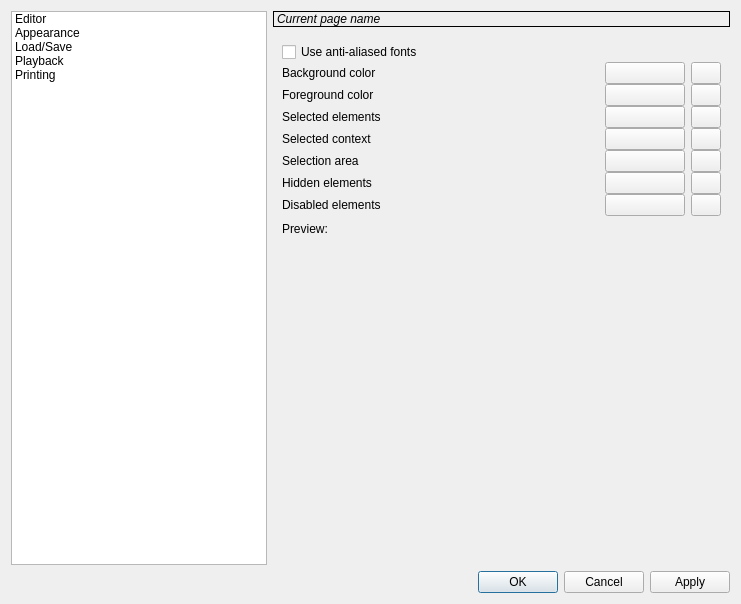
<ui version="4.0" >
 <class>uiSettingsDialog</class>
 <widget class="QDialog" name="uiSettingsDialog" >
  <property name="geometry" >
   <rect>
    <x>0</x>
    <y>0</y>
    <width>741</width>
    <height>604</height>
   </rect>
  </property>
  <property name="windowTitle" >
   <string>Settings</string>
  </property>
  <layout class="QVBoxLayout" name="verticalLayout" >
   <item>
    <layout class="QHBoxLayout" >
     <property name="spacing" >
      <number>6</number>
     </property>
     <property name="margin" >
      <number>0</number>
     </property>
     <item>
      <widget class="QListWidget" name="uiSettingsList" >
       <property name="sizePolicy" >
        <sizepolicy vsizetype="Expanding" hsizetype="Minimum" >
         <horstretch>0</horstretch>
         <verstretch>0</verstretch>
        </sizepolicy>
       </property>
       <property name="iconSize" >
        <size>
         <width>50</width>
         <height>50</height>
        </size>
       </property>
       <property name="flow" >
        <enum>QListView::TopToBottom</enum>
       </property>
       <property name="isWrapping" stdset="0" >
        <bool>false</bool>
       </property>
       <property name="spacing" >
        <number>0</number>
       </property>
       <property name="viewMode" >
        <enum>QListView::ListMode</enum>
       </property>
       <property name="uniformItemSizes" >
        <bool>false</bool>
       </property>
       <property name="wordWrap" >
        <bool>true</bool>
       </property>
       <item>
        <property name="text" >
         <string>Editor</string>
        </property>
        <property name="icon" >
         <iconset>
          <normaloff>images:settings/editorsettings.svg</normaloff>images:settings/editorsettings.svg</iconset>
        </property>
       </item>
       <item>
        <property name="text" >
         <string>Appearance</string>
        </property>
        <property name="icon" >
         <iconset>
          <normaloff>images:settings/colorsettings.svg</normaloff>images:settings/colorsettings.svg</iconset>
        </property>
       </item>
       <item>
        <property name="text" >
         <string>Load/Save</string>
        </property>
        <property name="icon" >
         <iconset>
          <normaloff>images:settings/floppy.svg</normaloff>images:settings/floppy.svg</iconset>
        </property>
       </item>
       <item>
        <property name="text" >
         <string>Playback</string>
        </property>
        <property name="icon" >
         <iconset>
          <normaloff>images:settings/midisetup.svg</normaloff>images:settings/midisetup.svg</iconset>
        </property>
       </item>
       <item>
        <property name="text" >
         <string>Printing</string>
        </property>
        <property name="icon" >
         <iconset>
          <normaloff>images:settings/printingsettings.svg</normaloff>images:settings/printingsettings.svg</iconset>
        </property>
       </item>
      </widget>
     </item>
     <item>
      <layout class="QVBoxLayout" >
       <property name="spacing" >
        <number>6</number>
       </property>
       <property name="margin" >
        <number>0</number>
       </property>
       <item>
        <widget class="QLabel" name="uiPageNameLabel" >
         <property name="font" >
          <font>
           <weight>50</weight>
           <italic>true</italic>
           <bold>false</bold>
          </font>
         </property>
         <property name="frameShape" >
          <enum>QFrame::Box</enum>
         </property>
         <property name="frameShadow" >
          <enum>QFrame::Plain</enum>
         </property>
         <property name="text" >
          <string>Current page name</string>
         </property>
        </widget>
       </item>
       <item>
        <widget class="QStackedWidget" name="uiStackedWidget" >
         <property name="frameShape" >
          <enum>QFrame::NoFrame</enum>
         </property>
         <property name="frameShadow" >
          <enum>QFrame::Plain</enum>
         </property>
         <property name="currentIndex" >
          <number>1</number>
         </property>
         <widget class="QWidget" name="editorSettings" >
          <layout class="QVBoxLayout" name="verticalLayout_2" >
           <item>
            <widget class="QCheckBox" name="uiFinaleLyricsCheckBox" >
             <property name="toolTip" >
              <string>When making hyphen, immediately jump to the next syllable without hitting space bar key.</string>
             </property>
             <property name="text" >
              <string>Use Finale/Sibelius lyrics behaviour</string>
             </property>
            </widget>
           </item>
           <item>
            <widget class="QCheckBox" name="uiShadowNotesInOtherStaffs" >
             <property name="toolTip" >
              <string>When inserting notes, show the helper notes in all staffs, not only in the active one.</string>
             </property>
             <property name="text" >
              <string>Show helper notes in other staffs</string>
             </property>
            </widget>
           </item>
           <item>
            <widget class="QCheckBox" name="uiPlayInsertedNotes" >
             <property name="toolTip" >
              <string>When inserting notes or changing existing notes pitch, play the new notes.</string>
             </property>
             <property name="text" >
              <string>Play inserted notes</string>
             </property>
            </widget>
           </item>
           <item>
            <widget class="QCheckBox" name="uiAutoBar" >
             <property name="toolTip" >
              <string>When inserting notes and rests, place a barline automatically, if the last bar is full.</string>
             </property>
             <property name="text" >
              <string>Automatic bar placement</string>
             </property>
            </widget>
           </item>
           <item>
            <spacer name="verticalSpacer" >
             <property name="orientation" >
              <enum>Qt::Vertical</enum>
             </property>
             <property name="sizeHint" stdset="0" >
              <size>
               <width>20</width>
               <height>40</height>
              </size>
             </property>
            </spacer>
           </item>
          </layout>
         </widget>
         <widget class="QWidget" name="appearanceSettings" >
          <layout class="QVBoxLayout" name="verticalLayout_3" >
           <item>
            <layout class="QVBoxLayout" >
             <property name="spacing" >
              <number>0</number>
             </property>
             <property name="margin" >
              <number>0</number>
             </property>
             <item>
              <widget class="QCheckBox" name="uiAntiAliasing" >
               <property name="toolTip" >
                <string>Use anti-aliased fonts for drawing the score. Looks nicer, but slower.</string>
               </property>
               <property name="text" >
                <string>Use anti-aliased fonts</string>
               </property>
              </widget>
             </item>
             <item>
              <layout class="QHBoxLayout" >
               <property name="spacing" >
                <number>6</number>
               </property>
               <property name="margin" >
                <number>0</number>
               </property>
               <item>
                <widget class="QLabel" name="uiBackgroundLabel" >
                 <property name="toolTip" >
                  <string>Color which the background is filled.</string>
                 </property>
                 <property name="text" >
                  <string>Background color</string>
                 </property>
                </widget>
               </item>
               <item>
                <widget class="QPushButton" name="uiBackgroundColor" >
                 <property name="maximumSize" >
                  <size>
                   <width>80</width>
                   <height>16777215</height>
                  </size>
                 </property>
                 <property name="text" >
                  <string/>
                 </property>
                </widget>
               </item>
               <item>
                <widget class="QPushButton" name="uiBackgroundRevert" >
                 <property name="maximumSize" >
                  <size>
                   <width>30</width>
                   <height>16777215</height>
                  </size>
                 </property>
                 <property name="icon" >
                  <iconset>
                   <normaloff>images:settings/revert.svg</normaloff>images:settings/revert.svg</iconset>
                 </property>
                </widget>
               </item>
              </layout>
             </item>
             <item>
              <layout class="QHBoxLayout" >
               <property name="spacing" >
                <number>6</number>
               </property>
               <property name="margin" >
                <number>0</number>
               </property>
               <item>
                <widget class="QLabel" name="uiForegroundLabel" >
                 <property name="toolTip" >
                  <string>Color which the music elements are painted.</string>
                 </property>
                 <property name="text" >
                  <string>Foreground color</string>
                 </property>
                </widget>
               </item>
               <item>
                <widget class="QPushButton" name="uiForegroundColor" >
                 <property name="maximumSize" >
                  <size>
                   <width>80</width>
                   <height>16777215</height>
                  </size>
                 </property>
                 <property name="text" >
                  <string/>
                 </property>
                </widget>
               </item>
               <item>
                <widget class="QPushButton" name="uiForegroundRevert" >
                 <property name="maximumSize" >
                  <size>
                   <width>30</width>
                   <height>16777215</height>
                  </size>
                 </property>
                 <property name="icon" >
                  <iconset>
                   <normaloff>images:settings/revert.svg</normaloff>images:settings/revert.svg</iconset>
                 </property>
                </widget>
               </item>
              </layout>
             </item>
             <item>
              <layout class="QHBoxLayout" >
               <property name="spacing" >
                <number>6</number>
               </property>
               <property name="margin" >
                <number>0</number>
               </property>
               <item>
                <widget class="QLabel" name="uiSelectionLabel" >
                 <property name="toolTip" >
                  <string>Color which the selected music elements are painted.</string>
                 </property>
                 <property name="text" >
                  <string>Selected elements</string>
                 </property>
                </widget>
               </item>
               <item>
                <widget class="QPushButton" name="uiSelectionColor" >
                 <property name="maximumSize" >
                  <size>
                   <width>80</width>
                   <height>16777215</height>
                  </size>
                 </property>
                 <property name="text" >
                  <string/>
                 </property>
                </widget>
               </item>
               <item>
                <widget class="QPushButton" name="uiSelectionRevert" >
                 <property name="maximumSize" >
                  <size>
                   <width>30</width>
                   <height>16777215</height>
                  </size>
                 </property>
                 <property name="icon" >
                  <iconset>
                   <normaloff>images:settings/revert.svg</normaloff>images:settings/revert.svg</iconset>
                 </property>
                </widget>
               </item>
              </layout>
             </item>
             <item>
              <layout class="QHBoxLayout" >
               <property name="spacing" >
                <number>6</number>
               </property>
               <property name="margin" >
                <number>0</number>
               </property>
               <item>
                <widget class="QLabel" name="uiSelectedContextLabel" >
                 <property name="toolTip" >
                  <string>Color which the current context is painted.</string>
                 </property>
                 <property name="text" >
                  <string>Selected context</string>
                 </property>
                </widget>
               </item>
               <item>
                <widget class="QPushButton" name="uiSelectedContextColor" >
                 <property name="maximumSize" >
                  <size>
                   <width>80</width>
                   <height>16777215</height>
                  </size>
                 </property>
                 <property name="text" >
                  <string/>
                 </property>
                </widget>
               </item>
               <item>
                <widget class="QPushButton" name="uiSelectedContextRevert" >
                 <property name="maximumSize" >
                  <size>
                   <width>30</width>
                   <height>16777215</height>
                  </size>
                 </property>
                 <property name="icon" >
                  <iconset>
                   <normaloff>images:settings/revert.svg</normaloff>images:settings/revert.svg</iconset>
                 </property>
                </widget>
               </item>
              </layout>
             </item>
             <item>
              <layout class="QHBoxLayout" >
               <property name="spacing" >
                <number>6</number>
               </property>
               <property name="margin" >
                <number>0</number>
               </property>
               <item>
                <widget class="QLabel" name="uiSelectionAreaLabel" >
                 <property name="toolTip" >
                  <string>Color which the selection area background is filled.</string>
                 </property>
                 <property name="text" >
                  <string>Selection area</string>
                 </property>
                </widget>
               </item>
               <item>
                <widget class="QPushButton" name="uiSelectionAreaColor" >
                 <property name="maximumSize" >
                  <size>
                   <width>80</width>
                   <height>16777215</height>
                  </size>
                 </property>
                 <property name="text" >
                  <string/>
                 </property>
                </widget>
               </item>
               <item>
                <widget class="QPushButton" name="uiSelectionAreaRevert" >
                 <property name="maximumSize" >
                  <size>
                   <width>30</width>
                   <height>16777215</height>
                  </size>
                 </property>
                 <property name="icon" >
                  <iconset>
                   <normaloff>images:settings/revert.svg</normaloff>images:settings/revert.svg</iconset>
                 </property>
                </widget>
               </item>
              </layout>
             </item>
             <item>
              <layout class="QHBoxLayout" >
               <property name="spacing" >
                <number>6</number>
               </property>
               <property name="margin" >
                <number>0</number>
               </property>
               <item>
                <widget class="QLabel" name="uiHiddenElementsLabel" >
                 <property name="toolTip" >
                  <string>Color which the invisible elements are painted in current-voice-only mode.</string>
                 </property>
                 <property name="text" >
                  <string>Hidden elements</string>
                 </property>
                </widget>
               </item>
               <item>
                <widget class="QPushButton" name="uiHiddenElementsColor" >
                 <property name="maximumSize" >
                  <size>
                   <width>80</width>
                   <height>16777215</height>
                  </size>
                 </property>
                 <property name="text" >
                  <string/>
                 </property>
                </widget>
               </item>
               <item>
                <widget class="QPushButton" name="uiHiddenElementsRevert" >
                 <property name="maximumSize" >
                  <size>
                   <width>30</width>
                   <height>16777215</height>
                  </size>
                 </property>
                 <property name="icon" >
                  <iconset>
                   <normaloff>images:settings/revert.svg</normaloff>images:settings/revert.svg</iconset>
                 </property>
                </widget>
               </item>
              </layout>
             </item>
             <item>
              <layout class="QHBoxLayout" >
               <property name="spacing" >
                <number>6</number>
               </property>
               <property name="margin" >
                <number>0</number>
               </property>
               <item>
                <widget class="QLabel" name="uiDisabledElements" >
                 <property name="toolTip" >
                  <string>Color which the elements in non-selected voice are painted.</string>
                 </property>
                 <property name="text" >
                  <string>Disabled elements</string>
                 </property>
                </widget>
               </item>
               <item>
                <widget class="QPushButton" name="uiDisabledElementsColor" >
                 <property name="maximumSize" >
                  <size>
                   <width>80</width>
                   <height>16777215</height>
                  </size>
                 </property>
                 <property name="text" >
                  <string/>
                 </property>
                </widget>
               </item>
               <item>
                <widget class="QPushButton" name="uiDisabledElementsRevert" >
                 <property name="maximumSize" >
                  <size>
                   <width>30</width>
                   <height>16777215</height>
                  </size>
                 </property>
                 <property name="icon" >
                  <iconset>
                   <normaloff>images:settings/revert.svg</normaloff>images:settings/revert.svg</iconset>
                 </property>
                </widget>
               </item>
              </layout>
             </item>
            </layout>
           </item>
           <item>
            <widget class="QLabel" name="uiPreviewLabel" >
             <property name="sizePolicy" >
              <sizepolicy vsizetype="Maximum" hsizetype="Preferred" >
               <horstretch>0</horstretch>
               <verstretch>0</verstretch>
              </sizepolicy>
             </property>
             <property name="text" >
              <string>Preview:</string>
             </property>
            </widget>
           </item>
           <item>
            <widget class="CAScoreViewPort" native="1" name="uiPreviewScoreViewPort" />
           </item>
          </layout>
         </widget>
         <widget class="QWidget" name="loadSaveSettings" >
          <layout class="QVBoxLayout" name="verticalLayout_4" >
           <item>
            <layout class="QVBoxLayout" >
             <property name="spacing" >
              <number>0</number>
             </property>
             <property name="margin" >
              <number>0</number>
             </property>
             <item>
              <widget class="QLabel" name="uiDocumentsDirectoryLabel" >
               <property name="text" >
                <string>Default documents location:</string>
               </property>
              </widget>
             </item>
             <item>
              <layout class="QHBoxLayout" >
               <property name="spacing" >
                <number>6</number>
               </property>
               <property name="margin" >
                <number>0</number>
               </property>
               <item>
                <widget class="QLineEdit" name="uiDocumentsDirectory" />
               </item>
               <item>
                <widget class="QPushButton" name="uiDocumentsDirectoryBrowse" >
                 <property name="maximumSize" >
                  <size>
                   <width>30</width>
                   <height>16777215</height>
                  </size>
                 </property>
                 <property name="text" >
                  <string>...</string>
                 </property>
                </widget>
               </item>
               <item>
                <widget class="QPushButton" name="uiDocumentsDirectoryRevert" >
                 <property name="maximumSize" >
                  <size>
                   <width>30</width>
                   <height>16777215</height>
                  </size>
                 </property>
                 <property name="icon" >
                  <iconset>
                   <normaloff>images:settings/revert.svg</normaloff>images:settings/revert.svg</iconset>
                 </property>
                </widget>
               </item>
              </layout>
             </item>
            </layout>
           </item>
           <item>
            <layout class="QVBoxLayout" >
             <property name="spacing" >
              <number>0</number>
             </property>
             <property name="margin" >
              <number>0</number>
             </property>
             <item>
              <widget class="QLabel" name="uiDefaultSaveLabel" >
               <property name="text" >
                <string>Default file format for saving:</string>
               </property>
              </widget>
             </item>
             <item>
              <widget class="QComboBox" name="uiDefaultSaveComboBox" >
               <property name="sizePolicy" >
                <sizepolicy vsizetype="Preferred" hsizetype="Preferred" >
                 <horstretch>0</horstretch>
                 <verstretch>0</verstretch>
                </sizepolicy>
               </property>
              </widget>
             </item>
            </layout>
           </item>
           <item>
            <layout class="QHBoxLayout" >
             <property name="spacing" >
              <number>6</number>
             </property>
             <property name="margin" >
              <number>0</number>
             </property>
             <item>
              <widget class="QLabel" name="uiAutoRecoveryLabel" >
               <property name="sizePolicy" >
                <sizepolicy vsizetype="Preferred" hsizetype="Maximum" >
                 <horstretch>0</horstretch>
                 <verstretch>0</verstretch>
                </sizepolicy>
               </property>
               <property name="text" >
                <string comment="Auto save every %n minutes." >Recovery saving interval in minutes:</string>
               </property>
              </widget>
             </item>
             <item>
              <widget class="QSpinBox" name="uiAutoRecoverySpinBox" >
               <property name="maximumSize" >
                <size>
                 <width>70</width>
                 <height>16777215</height>
                </size>
               </property>
               <property name="toolTip" >
                <string>Automatically make recovery documents every specified number of ellapsed minutes. 0 to disable recovery saving.</string>
               </property>
              </widget>
             </item>
             <item>
              <spacer>
               <property name="orientation" >
                <enum>Qt::Horizontal</enum>
               </property>
               <property name="sizeHint" stdset="0" >
                <size>
                 <width>40</width>
                 <height>20</height>
                </size>
               </property>
              </spacer>
             </item>
            </layout>
           </item>
           <item>
            <spacer name="verticalSpacer_2" >
             <property name="orientation" >
              <enum>Qt::Vertical</enum>
             </property>
             <property name="sizeHint" stdset="0" >
              <size>
               <width>20</width>
               <height>40</height>
              </size>
             </property>
            </spacer>
           </item>
          </layout>
         </widget>
         <widget class="QWidget" name="midiSettings" >
          <layout class="QHBoxLayout" name="horizontalLayout" >
           <item>
            <layout class="QVBoxLayout" >
             <property name="spacing" >
              <number>6</number>
             </property>
             <property name="margin" >
              <number>0</number>
             </property>
             <item>
              <widget class="QLabel" name="uiMidiInLabel" >
               <property name="text" >
                <string>MIDI IN devices:</string>
               </property>
              </widget>
             </item>
             <item>
              <widget class="QListWidget" name="uiMidiInList" />
             </item>
            </layout>
           </item>
           <item>
            <widget class="Line" name="line" >
             <property name="orientation" >
              <enum>Qt::Vertical</enum>
             </property>
            </widget>
           </item>
           <item>
            <layout class="QVBoxLayout" >
             <property name="spacing" >
              <number>6</number>
             </property>
             <property name="margin" >
              <number>0</number>
             </property>
             <item>
              <widget class="QLabel" name="uiMidiOutLabel" >
               <property name="text" >
                <string>MIDI OUT devices:</string>
               </property>
              </widget>
             </item>
             <item>
              <widget class="QListWidget" name="uiMidiOutList" />
             </item>
            </layout>
           </item>
          </layout>
         </widget>
         <widget class="QWidget" name="printingSettings" >
          <layout class="QVBoxLayout" name="verticalLayout_7" >
           <item>
            <layout class="QHBoxLayout" name="horizontalLayout_2" >
             <item>
              <widget class="QLabel" name="uiTypesetterLabel" >
               <property name="sizePolicy" >
                <sizepolicy vsizetype="Preferred" hsizetype="Maximum" >
                 <horstretch>0</horstretch>
                 <verstretch>0</verstretch>
                </sizepolicy>
               </property>
               <property name="text" >
                <string>Default typesetter:</string>
               </property>
              </widget>
             </item>
             <item>
              <widget class="QComboBox" name="uiTypesetter" >
               <item>
                <property name="text" >
                 <string>LilyPond</string>
                </property>
                <property name="icon" >
                 <iconset>
                  <normaloff>images:general/lilypond.svg</normaloff>images:general/lilypond.svg</iconset>
                </property>
               </item>
              </widget>
             </item>
            </layout>
           </item>
           <item>
            <layout class="QVBoxLayout" name="verticalLayout_5" >
             <property name="spacing" >
              <number>0</number>
             </property>
             <item>
              <widget class="QLabel" name="uiTypesetterLocationLabel" >
               <property name="text" >
                <string>Typesetter location:</string>
               </property>
              </widget>
             </item>
             <item>
              <layout class="QHBoxLayout" name="horizontalLayout_3" >
               <item>
                <widget class="QLineEdit" name="uiTypesetterLocation" >
                 <property name="enabled" >
                  <bool>false</bool>
                 </property>
                </widget>
               </item>
               <item>
                <widget class="QPushButton" name="uiTypesetterBrowse" >
                 <property name="enabled" >
                  <bool>false</bool>
                 </property>
                 <property name="text" >
                  <string>Browse...</string>
                 </property>
                </widget>
               </item>
              </layout>
             </item>
             <item>
              <widget class="QCheckBox" name="uiTypesetterDefault" >
               <property name="text" >
                <string>Use system default</string>
               </property>
               <property name="checked" >
                <bool>true</bool>
               </property>
              </widget>
             </item>
            </layout>
           </item>
           <item>
            <layout class="QVBoxLayout" name="verticalLayout_6" >
             <property name="spacing" >
              <number>0</number>
             </property>
             <item>
              <widget class="QLabel" name="uiPdfViewerLocationLabel" >
               <property name="text" >
                <string>PDF viewer location:</string>
               </property>
              </widget>
             </item>
             <item>
              <layout class="QHBoxLayout" name="horizontalLayout_4" >
               <item>
                <widget class="QLineEdit" name="uiPdfViewerLocation" >
                 <property name="enabled" >
                  <bool>false</bool>
                 </property>
                </widget>
               </item>
               <item>
                <widget class="QPushButton" name="uiPdfViewerBrowse" >
                 <property name="enabled" >
                  <bool>false</bool>
                 </property>
                 <property name="text" >
                  <string>Browse...</string>
                 </property>
                </widget>
               </item>
              </layout>
             </item>
             <item>
              <widget class="QCheckBox" name="uiPdfViewerDefault" >
               <property name="text" >
                <string>Use system default</string>
               </property>
               <property name="checked" >
                <bool>true</bool>
               </property>
              </widget>
             </item>
            </layout>
           </item>
           <item>
            <spacer name="verticalSpacer_3" >
             <property name="orientation" >
              <enum>Qt::Vertical</enum>
             </property>
             <property name="sizeHint" stdset="0" >
              <size>
               <width>20</width>
               <height>40</height>
              </size>
             </property>
            </spacer>
           </item>
          </layout>
         </widget>
        </widget>
       </item>
      </layout>
     </item>
    </layout>
   </item>
   <item>
    <widget class="QDialogButtonBox" name="uiButtonBox" >
     <property name="orientation" >
      <enum>Qt::Horizontal</enum>
     </property>
     <property name="standardButtons" >
      <set>QDialogButtonBox::Apply|QDialogButtonBox::Cancel|QDialogButtonBox::Ok</set>
     </property>
    </widget>
   </item>
  </layout>
 </widget>
 <customwidgets>
  <customwidget>
   <class>CAScoreViewPort</class>
   <extends>QWidget</extends>
   <header>widgets/scoreviewport.h</header>
  </customwidget>
 </customwidgets>
 <resources/>
 <connections>
  <connection>
   <sender>uiButtonBox</sender>
   <signal>accepted()</signal>
   <receiver>uiSettingsDialog</receiver>
   <slot>accept()</slot>
   <hints>
    <hint type="sourcelabel" >
     <x>249</x>
     <y>541</y>
    </hint>
    <hint type="destinationlabel" >
     <x>157</x>
     <y>274</y>
    </hint>
   </hints>
  </connection>
  <connection>
   <sender>uiButtonBox</sender>
   <signal>rejected()</signal>
   <receiver>uiSettingsDialog</receiver>
   <slot>reject()</slot>
   <hints>
    <hint type="sourcelabel" >
     <x>317</x>
     <y>541</y>
    </hint>
    <hint type="destinationlabel" >
     <x>286</x>
     <y>274</y>
    </hint>
   </hints>
  </connection>
 </connections>
</ui>
